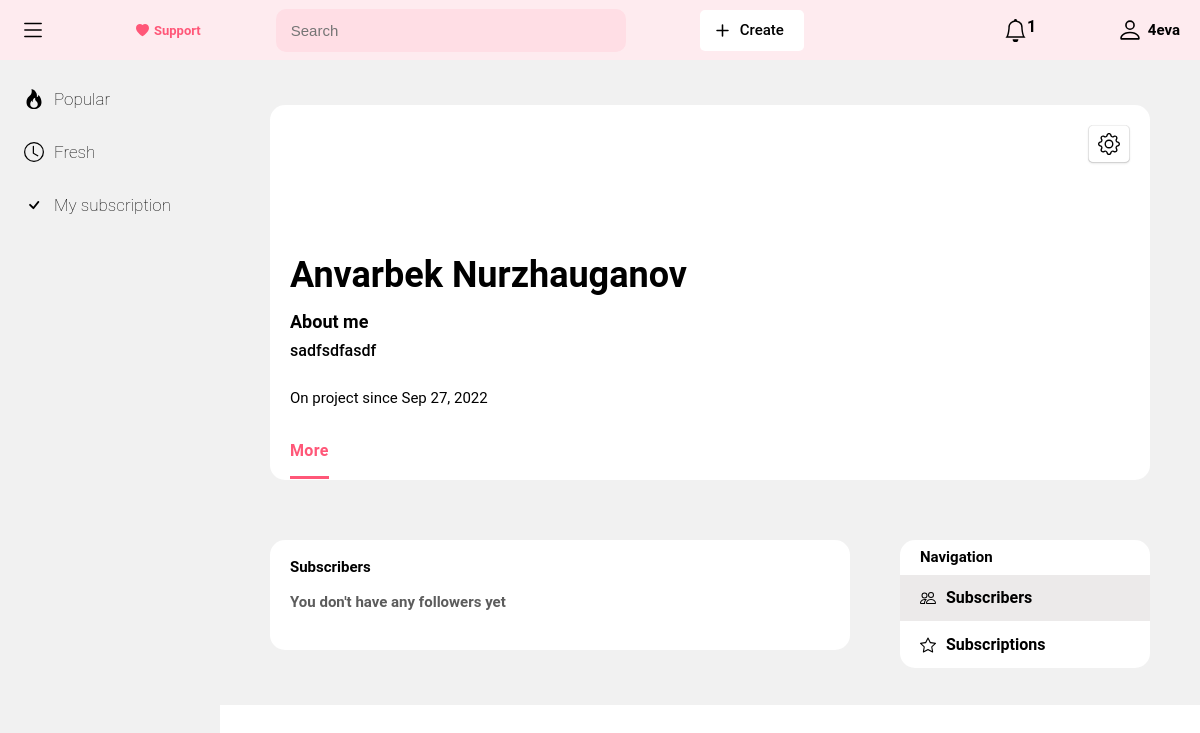
Page /account/profile (signed in) on the committed database.
### account/models.py (models this page shows, shortened)
class CustomUser(AbstractUser):
    GENDER_CHOICE = (
        ('Male', 'Male'),
        ('Female', 'Female')
    )
    age = models.PositiveSmallIntegerField('Age', default=1)
    gender = models.CharField('Gender', choices=GENDER_CHOICE, max_length=255)
    phone_number = models.CharField('Phone number', max_length=255)
    class Meta:
        verbose_name = 'User'
        verbose_name_plural = 'Users'
        db_table = 'user'

class ProfileSettings(models.Model):
    user = models.OneToOneField(CustomUser, on_delete=models.CASCADE)
    profile_avatar = models.ImageField('Profile image', blank=True, null=True, upload_to='profile_images/')
    entry_draft = models.TextField(blank=True, null=True)
    def __str__(self):
        return str({self.user.username})
    class Meta:
        verbose_name = 'Profile'
        verbose_name_plural = 'Profiles'
        db_table = 'user_profile'

### account/views.py (the view)
# urls.py: path('profile', views.ProfileView, name='user_profile')
def ProfileView(request):
    users = CustomUser.objects.all()
    profile = ProfileSettings.objects.get(user=request.user)
    date_joined = str(profile.user.date_joined.strftime('%b')) + ' ' + str(profile.user.date_joined.day) + ', ' + str(profile.user.date_joined.year)
    subscription = MySubscription.objects.all()
    subscribers = ''
    if request.user in subscription:
        subscribers = request.user
    if subscribers in users:
        print(profile.user)
    context = {
        'profile': profile,
        'date_joined': date_joined,
        'subscribers': subscribers
    }
    print(profile)
    return render(request, 'account/profile_page.html', context)

### main/context_processors.py (called while the page is built)
def message_processor(request):
    url_name = resolve(request.path_info).url_name
    if url_name == 'home' or url_name == 'popular_posts':
        num = 1
    elif url_name == 'fresh_posts':
        num = 2
    elif url_name == 'my_subscription':
        num = 3
    else:
        num = 0
    return {
        'page': num
    }

### account/templates/account/profile_page.html (shortened to what this page needs)
{% extends 'main/base.html' %}
{% block content %}
    <div class="profile_page_container">
        <div class="profile_main_information_block">
            <div class="profile_header_block">
                <div class="profile_header_avatar">
                    {% if profile.profile_avatar %}
                        <div class="avatar_background_photo" style="background-image: url('{{ profile.profile_avatar.url }}')"></div>
                    {% elif profile.user.gender == 'Female' %}
                        <div class="avatar_background_photo" style="background-image: url('https://images.unsplash.com/photo-1438761681033-6461ffad8d80?ixlib=rb-1.2.1&ixid=MnwxMjA3fDB8MHxwaG90by1wYWdlfHx8fGVufDB8fHx8&auto=format&fit=crop&w=870&q=80')"></div>
                    {% elif profile.user.gender == 'Male' %}
                        <div class="avatar_background_photo" style="background-image: url('https://images.unsplash.com/photo-1633332755192-727a05c4013d?ixlib=rb-1.2.1&ixid=MnwxMjA3fDB8MHxwaG90by1wYWdlfHx8fGVufDB8fHx8&auto=format&fit=crop&w=580&q=80')"></div>
                    {% else %}
                        <div class="avatar_background_photo" style="background-image: url('https://images.unsplash.com/photo-1438761681033-6461ffad8d80?ixlib=rb-1.2.1&ixid=MnwxMjA3fDB8MHxwaG90by1wYWdlfHx8fGVufDB8fHx8&auto=format&fit=crop&w=870&q=80')"></div>
                    {% endif %}
                </div>
                <div class="profile_header_settings">
                    <div class="settings_button">
                    </div>
                </div>
            </div>
            <div class="profile_section_block">
                <h1>{{ profile.user.first_name }} {{ profile.user.last_name }}</h1>
                <div class="profile_section_about_me">
                    <h1>About me</h1>
                    {% if profile.entry_draft %}
                        <p>{{ profile.entry_draft }}</p>
                    {% else %}
                        <p>Write something about you. <a href="" style="color: #e55c78; text-decoration: underline">Go to settings</a></p>
                    {% endif %}
                </div>
                <h6>On project since {{ date_joined }} </h6>
            </div>
            <div class="profile_footer_block">
                <p>More</p>
            </div>
        </div>
        <div class="profile_review_container">
            <div class="profile_review_block">
                <div class="review_block_subscribers review tabcontent" id="Subscribers">
                    <h1>Subscribers</h1>
                    <p>You don't have any followers yet</p>
                    <p>{{ subscribers }}</p>
                </div>
            </div>
            <div class="profile_review_navigation_block">
                <h1>Navigation</h1>
                <div class="navigation_block_subscribers navigation tablink" id="defaultOpen" onclick="openPage('Subscribers', this, '#eceaea')">
                    <span>Subscribers</span>
                </div>
                <div class="navigation_block_subscriptions navigation tablink" onclick="openPage('Subscriptions', this, '#eceaea')">
                    <span>Subscriptions</span>
                </div>
            </div>
        </div>
    </div>
{% endblock %}

### main/templates/main/base.html (shortened to what this page needs)
<!doctype html>
{% load static %}
<html lang="en">
<head>
    <link rel="stylesheet" href="{% static 'main/css/main.css' %}">
</head>
<body>
    <header>
        <div class="header">
            <div class="header_main_block_container">
                <div class="main_block_open_close">
                </div>
                <div class="main_block_logo">
                    <a href="{% url 'home' %}">
                        <div class="main_logo_background"></div>
                    </a>
                </div>
                <div class="main_block_donate">
                    <a href="" class="main_block_donate">
                        <div class="donate_svg_item">
                            <svg xmlns="http://www.w3.org/2000/svg" width="13" height="13" fill="#ff5778" class="bi bi-heart-fill" viewBox="0 0 16 16">
                                <path fill-rule="evenodd" d="M8 1.314C12.438-3.248 23.534 4.735 8 15-7.534 4.736 3.562-3.248 8 1.314z"/>
                            </svg>
                        </div>
                        <p>Support</p>
                    </a>
                </div>
            </div>
            <div class="header_search_create_block">
                <div class="header_search_block">
                    <label>
                        <input class="search_block_input" type="search" placeholder="Search" autocomplete="off" >
                    </label>
                </div>
                <div class="header_create_post_block">
                    <div class="post_svg_item">
                        <svg xmlns="http://www.w3.org/2000/svg" width="25" height="25" fill="currentColor" class="bi bi-plus" viewBox="0 0 16 16">
                            <path d="M8 4a.5.5 0 0 1 .5.5v3h3a.5.5 0 0 1 0 1h-3v3a.5.5 0 0 1-1 0v-3h-3a.5.5 0 0 1 0-1h3v-3A.5.5 0 0 1 8 4z"/>
                        </svg>
                    </div>
                    <p>Create</p>
                </div>
            </div>
            {% if user.is_authenticated %}
                <div class="header_profile_container">
                    <div class="profile_notification_block">
                        <span>1</span>
                    </div>
                    <div class="profile_authentication_block user_is_authenticated">
                        <div class="authentication_svg">
                        </div>
                        <p>{{ user.username }}</p>
                    </div>
                </div>
            {% endif %}
        </div>
    </header>
    <section>
        <div class="sidebar">
            <div class="sidebar_container_filter_block">
                <a href="{% url 'popular_posts' %}"
                    {% if page == 1 %}
                        class="list_filter" style="background-color: #fff;">
                        <svg xmlns="http://www.w3.org/2000/svg" width="20" height="20" fill="#e55c78" class="bi bi-fire" viewBox="0 0 16 16">
                            <path d="M8 16c3.314 0 6-2 6-5.5 0-1.5-.5-4-2.5-6 .25 1.5-1.25 2-1.25 2C11 4 9 .5 6 0c.357 2 .5 4-2 6-1.25 1-2 2.729-2 4.5C2 14 4.686 16 8 16Zm0-1c-1.657 0-3-1-3-2.75 0-.75.25-2 1.25-3C6.125 10 7 10.5 7 10.5c-.375-1.25.5-3.25 2-3.5-.179 1-.25 2 1 3 .625.5 1 1.364 1 2.25C11 14 9.657 15 8 15Z"/>
                        </svg>
                        <p>Popular</p>
                    {% else %}
                        class="list_filter">
                        <p>Popular</p>
                    {% endif %}
                </a>
                <a href="{% url 'fresh_posts' %}"
                    {% if page == 2 %}
                        class="list_filter" style="background-color: #fff;">
                        <svg xmlns="http://www.w3.org/2000/svg" width="20" height="20" fill="#e55c78" class="bi bi-clock" viewBox="0 0 16 16">
                            <path d="M8 3.5a.5.5 0 0 0-1 0V9a.5.5 0 0 0 .252.434l3.5 2a.5.5 0 0 0 .496-.868L8 8.71V3.5z"/>
                            <path d="M8 16A8 8 0 1 0 8 0a8 8 0 0 0 0 16zm7-8A7 7 0 1 1 1 8a7 7 0 0 1 14 0z"/>
                        </svg>
                        <p>Fresh</p>
                    {% else %}
                        class="list_filter">
                        <svg xmlns="http://www.w3.org/2000/svg" width="20" height="20" fill="currentColor" class="bi bi-clock" viewBox="0 0 16 16">
                            <path d="M8 3.5a.5.5 0 0 0-1 0V9a.5.5 0 0 0 .252.434l3.5 2a.5.5 0 0 0 .496-.868L8 8.71V3.5z"/>
                            <path d="M8 16A8 8 0 1 0 8 0a8 8 0 0 0 0 16zm7-8A7 7 0 1 1 1 8a7 7 0 0 1 14 0z"/>
                        </svg>
                        <p>Fresh</p>
                    {% endif %}
                </a>
                <a href="{% url 'my_subscription' %}"
                    {% if page == 3 %}
                        class="list_filter" style="background-color: #fff;">
                        <svg xmlns="http://www.w3.org/2000/svg" width="20" height="20" fill="#e55c78" class="bi bi-check" viewBox="0 0 16 16">
                            <path d="M10.97 4.97a.75.75 0 0 1 1.07 1.05l-3.99 4.99a.75.75 0 0 1-1.08.02L4.324 8.384a.75.75 0 1 1 1.06-1.06l2.094 2.093 3.473-4.425a.267.267 0 0 1 .02-.022z"/>
                        </svg>
                        <p>My subscription</p>
                    {% else %}
                        class="list_filter">
                        <svg xmlns="http://www.w3.org/2000/svg" width="20" height="20" fill="currentColor" class="bi bi-check" viewBox="0 0 16 16">
                            <path d="M10.97 4.97a.75.75 0 0 1 1.07 1.05l-3.99 4.99a.75.75 0 0 1-1.08.02L4.324 8.384a.75.75 0 1 1 1.06-1.06l2.094 2.093 3.473-4.425a.267.267 0 0 1 .02-.022z"/>
                        </svg>
                        <p>My subscription</p>
                    {% endif %}
                </a>
            </div>
        </div>
        <main>
            {% block content %}
            {% endblock %}
        </main>
    </section>
</body>
</html>

### rows in the picture
CustomUser: username "4eva", date_joined "Sep 27, 2022"
ProfileSettings: user.first_name "Anvarbek", user.last_name "Nurzhauganov", entry_draft "sadfsdfasdf"
